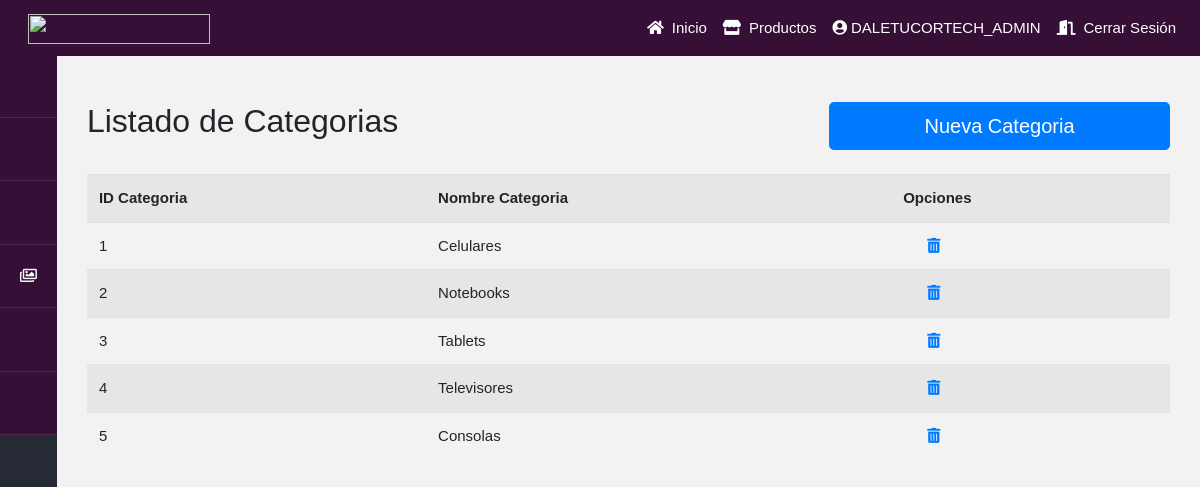
The page /categoriaAdmin/ (signed in) on the database its author committed.
### core/models.py (models this page shows, shortened)
class Categoria(models.Model):
    nombre = models.CharField(max_length=80)

### core/views.py (the view)
# urls.py: path('categoriaAdmin/', categoriaAdmin,name="categoriaAdmin"),
@permission_required('core.add_categoria')
def categoriaAdmin (request):
    data = {
        'form':CategoriaForm(),
        'Categoria':Categoria.objects.all()
    }
    if request.method == 'POST':
        formulario = CategoriaForm(request.POST, files=request.FILES)
        if  formulario.is_valid():
            formulario.save()
            messages.success(request, "Agregado Correctamente")
            return redirect('categoriaAdmin')
    return render(request, 'core/categoriaAdmin.html', data)

### core/templates/core/categoriaAdmin.html (shortened to what this page needs)
{% extends 'core/base.html' %}
{% load crispy_forms_tags %}
{% block contenido %}
<div class="row mb-4 justify-content-between">
    <div class="col-12 col-md-6 mt-5">
        <h2 class="text-md-left text-center">Listado de Categorias</h2>
    </div>
    <div class="col-12 col-md-4 mt-md-5 mt-3 d-flex">
        <button type="button" class="btn btn-primary btn-lg btn-block" data-toggle="modal" data-target="#exampleModal">
            Nueva Categoria
        </button>
    </div>
</div>
<table class="table table-striped table-hover table-responsive-xs">
    <tr>
        <th>ID Categoria</th>
        <th>Nombre Categoria</th>
        <th>Opciones</th>
    </tr>
    {% for c in Categoria %}
        <tr>
            <td>{{c.id}}</td>
            <td>{{c.nombre}}</td>
            <td><a class="ml-4" href="#" onclick="eliminar('ca', {{ c.id }})"><i class="fas fa-trash-alt"></i></a></td>
        </tr>
    {% endfor %}
</table>
{% endblock %}

### core/templates/core/base.html (shortened to what this page needs)
{% load static %}
<!DOCTYPE html>
<html lang="en">
    <head>
    <link rel="stylesheet" href="https://stackpath.bootstrapcdn.com/bootstrap/4.5.2/css/bootstrap.min.css">
    <link rel="stylesheet" href="{% static 'css/base.css' %}">
    <link rel="stylesheet" href="https://pro.fontawesome.com/releases/v5.10.0/css/all.css"/>
    </head>
<body>
    <nav class="navbar lista navbar-expand-md fixed-top">
        <a href="{% url 'index' %}" class="navbar-brand"><img src="{% static 'img/Negro_y_Rosa_Neon_Club_Logotipo.png' %}" style="width: 182px; height: 30px;" class="logo" alt=""></a>
        <div class="collapse navbar-collapse " id="fm-menu">
            <ul class=" navbar-nav ml-auto ">
                <li class="nav-item ">
                    <a href="{% url 'index' %}" class="nav-link">
                        <i class="fas fa-home mr-2"></i>Inicio
                    </a>
                </li>
                <li class="nav-item ">
                    <a href="{% url 'productos' %}" class="nav-link ">
                        <i class="fas fa-store mr-2"></i>Productos
                    </a>
                </li>
                    {% if user.is_authenticated %}
                    <li class="nav-item ">
                        <a href="#" class="nav-link "><i class="fas fa-user-circle mr-1"></i>{{ user.username }}</a>
                    </li>
                    <li class="nav-item ">
                        <a href="{% url 'logout' %}" class="nav-link ">
                            <i class="fas fa-door-open mr-2"></i>Cerrar Sesión
                        </a>
                    </li>
                    {% else %}
                    <li class="nav-item ">
                        <a href="{% url 'login' %}" class="nav-link ">
                            <i class="fas fa-user mr-2"></i>Iniciar Sesión
                        </a>
                    </li>
                    {% endif %}
            </ul>
        </div>
    </nav>
    <div class="container-fluid contenini">
        <div class="row">
            <div class="barra-lateral col-12 col-sm-auto">
                <nav class="menu d-flex d-sm-block justify-content-center flex-wrap">
                    <a href="{% url 'inicioAdmin' %}"><i class="fas fa-home"></i><span>Inicio</span></a>
                    <a href="{% url 'categoriaAdmin' %}"><i class="fas fa-list-ul"></i><span>Categorias</span></a>
                    <a href="{% url 'productosAdmin' %}"><i class="fas fa-box-open"></i><span>Productos</span></a>
                    <a href="{% url 'galeriaAdmin' %}"><i class="fas fa-images"></i><span>Galeria</span></a>
                    <a href="{% url 'promocionesinicioAdmin' %}"><i class="fas fa-tag"></i><span>Promociones Inicio</span></a>
                    <a href="{% url 'promocionesproductosAdmin' %}"><i class="fas fa-tag"></i><span>Promociones Productos</span></a>
                </nav>
            </div>
            <main class="main col">
                <div class="container">
                    {% block contenido %}
                    {% endblock %}
                </div>
            </main>
        </div>
    </div>
</body>
</html>

### common_static/css/base.css (style rules this page uses)
body { background: #f2f2f2; font-size: 15px; font-family: 'Poppins', sans-serif; }
nav { background:rgb(53, 15, 54); }
.lista { padding-top: 0px; padding-bottom: 0px; }
.lista a { padding: 12px; color: #fff; }
nav ul li a { text-align:center }
nav.navbar ul li a { position:relative }
nav.navbar ul li a:before,nav.navbar ul li a:after { content:""; width:100%; height:100%; position:absolute; top:0; left:0; box-sizing:border-box; transform:scale(0); transition:0.5s }
nav.navbar ul li a:before { border-bottom:2px solid #fff; border-left:2px solid #fff; transform-origin:0 100% }
nav.navbar ul li a:after { border-top:2px solid #fff; border-right:2px solid #fff; transform-origin:100% 0% }
.contenini { margin-top: 54px; }
.barra-lateral { background: #262a34; color: #fff; min-width: 300px; min-height: 100vh; padding: 0; }
.barra-lateral a { color: #fff; }
.barra-lateral .menu a { display: block; padding: 20px; font-family: 'Roboto', sans-serif; font-weight: 500; border-bottom: 1px solid rgba(255,255,255,.1); }
.barra-lateral .menu a i { margin-right: 20px; font-weight: normal; }
@media screen and (max-width: 1300px) { .barra-lateral { min-width: auto; } }
@media screen and (max-width: 1300px) { .barra-lateral .menu a i { margin: 0; } }

### rows shown on the page
Categoria: id "1", nombre "Celulares"
Categoria: id "2", nombre "Notebooks"
Categoria: id "3", nombre "Tablets"
Categoria: id "4", nombre "Televisores"
Categoria: id "5", nombre "Consolas"

### other values the page prints
{{ user.username }} "DALETUCORTECH_ADMIN"
